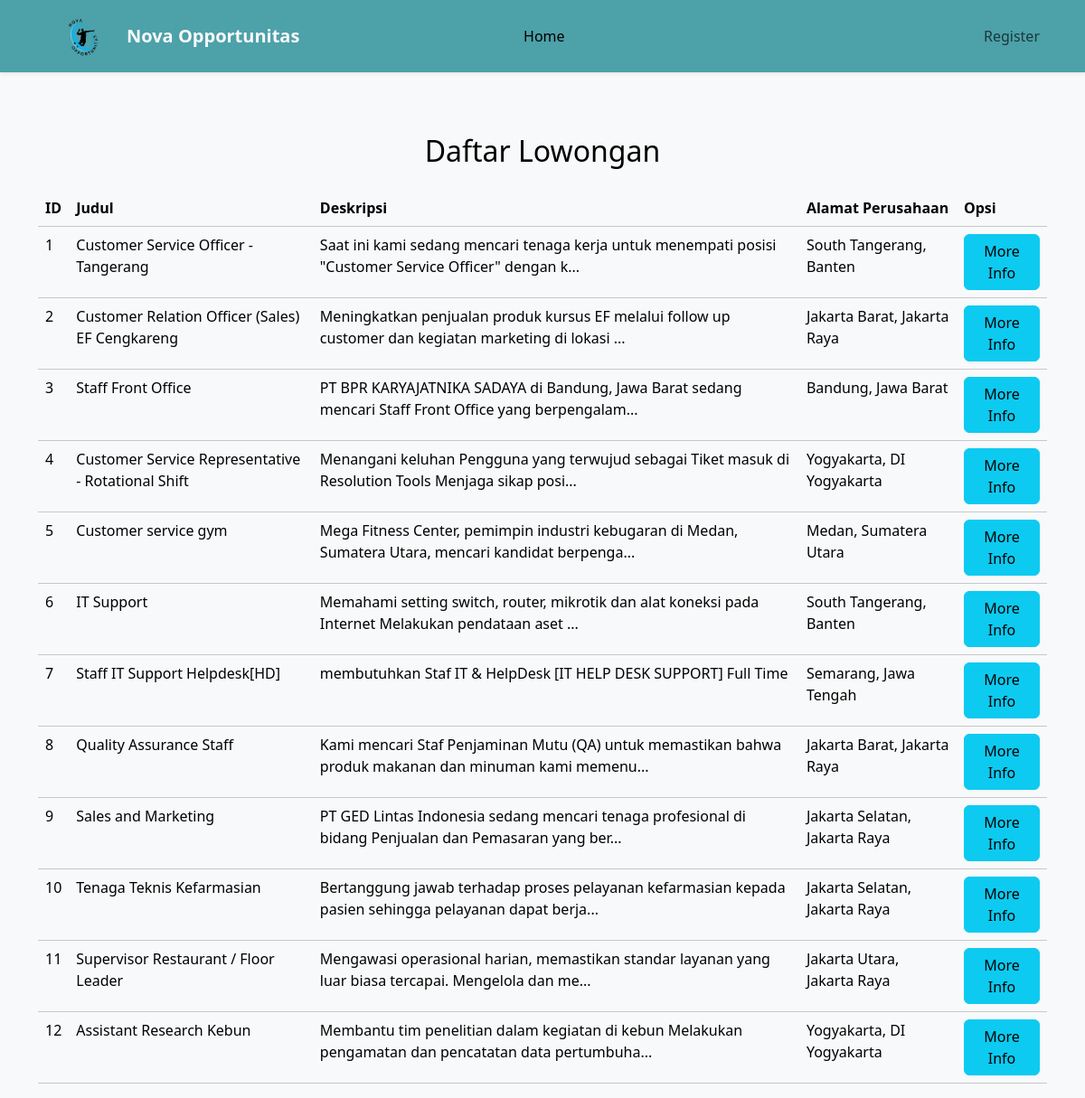
The page /lowongan on the database its author committed.
### tables this page shows
CREATE TABLE lowongan (
            id INTEGER PRIMARY KEY AUTOINCREMENT,
            title TEXT NOT NULL,
            description TEXT NOT NULL,
            gaji TEXT,  -- Ganti salary dengan gaji
            company_address TEXT,
            logo TEXT, 
            status TEXT DEFAULT 'pending'
        , syarat TEXT, name TEXT NOT NULL DEFAULT '', kategori TEXT);

### loker.py (the view)
@app.route('/lowongan')
def lowongan():
    approved_jobs_dict = get_approved_lowongan()
    approved_jobs_list = []
    for kategori, job_list in approved_jobs_dict.items():
        for job in job_list:
            job["kategori"] = kategori  # Tambahkan kategori ke dalam data lowongan
            approved_jobs_list.append(job)
    return render_template('lowongan.html', jobs=approved_jobs_list)

### loker.py (called while the page is built)
def get_db():
    conn = sqlite3.connect(DATABASE)
    conn.row_factory = sqlite3.Row  # Agar hasil query bisa diakses seperti dictionary
    return conn

### templates/lowongan.html (shortened to what this page needs)
{% extends 'base.html' %}
{% block content %}
<div class="container mt-5">
    <h2 class="mb-4 text-center">Daftar Lowongan</h2>
    {% if jobs %}
        <table class="table table-hover table-light">
            <thead>
                <tr>
                    <th scope="col">ID</th>
                    <th scope="col">Judul</th>
                    <th scope="col">Deskripsi</th>
                    <th scope="col">Alamat Perusahaan</th>
                    <th scope="col">Opsi</th>
                </tr>
            </thead>
            <tbody>
                {% for job in jobs %}
                    <tr>
                        <td>{{ loop.index }}</td>
                        <td>{{ job['title'] }}</td>
                        <td>
                            {{ job['description'][:100] }}{% if job['description']|length > 100 %}...{% endif %}
                        </td>
                        <td>{{ job['company_address'] }}</td>
                        <td>
                            <a href="{{ url_for('job_detail', job_id=job['id']) }}" class="btn btn-outline btn-info">
                                More Info
                            </a>
                        </td>
                    </tr>
                {% endfor %}
            </tbody>
        </table>
    {% else %}
        <p class="text-light">Belum ada lowongan yang tersedia.</p>
    {% endif %}
</div>
{% endblock %}

### static/css/style.css (style rules this page uses)
body { background-color: #f8f9fa; color: black; }

### rows shown on the page
lowongan: title "Customer Service Officer - Tangerang", description "Saat ini kami sedang mencari tenaga kerja untuk menempati posisi \"Customer Service Officer\" dengan k", company_address "South Tangerang, Banten"
lowongan: title "Customer Relation Officer (Sales) EF Cengkareng", description "Meningkatkan penjualan produk kursus EF melalui follow up customer dan kegiatan marketing di lokasi", company_address "Jakarta Barat, Jakarta Raya"
lowongan: title "Staff Front Office", description "PT BPR KARYAJATNIKA SADAYA di Bandung, Jawa Barat sedang mencari Staff Front Office yang berpengalam", company_address "Bandung, Jawa Barat"
lowongan: title "Customer Service Representative - Rotational Shift", description "Menangani keluhan Pengguna yang terwujud sebagai Tiket masuk di Resolution Tools Menjaga sikap posi", company_address "Yogyakarta, DI Yogyakarta"
lowongan: title "Customer service gym", description "Mega Fitness Center, pemimpin industri kebugaran di Medan, Sumatera Utara, mencari kandidat berpenga", company_address "Medan, Sumatera Utara"
lowongan: title "IT Support", description "Memahami setting switch, router, mikrotik dan alat koneksi pada Internet Melakukan pendataan aset", company_address "South Tangerang, Banten"
lowongan: title "Staff IT Support Helpdesk[HD]", description "membutuhkan Staf IT & HelpDesk [IT HELP DESK SUPPORT] Full Time", company_address "Semarang, Jawa Tengah"
lowongan: title "Quality Assurance Staff", description "Kami mencari Staf Penjaminan Mutu (QA) untuk memastikan bahwa produk makanan dan minuman kami memenu", company_address "Jakarta Barat, Jakarta Raya"
lowongan: title "Sales and Marketing", description "PT GED Lintas Indonesia sedang mencari tenaga profesional di bidang Penjualan dan Pemasaran yang ber", company_address "Jakarta Selatan, Jakarta Raya"
lowongan: title "Tenaga Teknis Kefarmasian", description "Bertanggung jawab terhadap proses pelayanan kefarmasian kepada pasien sehingga pelayanan dapat berja", company_address "Jakarta Selatan, Jakarta Raya"
lowongan: title "Supervisor Restaurant / Floor Leader", description "Mengawasi operasional harian, memastikan standar layanan yang luar biasa tercapai. Mengelola dan me", company_address "Jakarta Utara, Jakarta Raya"
lowongan: title "Assistant Research Kebun", description "Membantu tim penelitian dalam kegiatan di kebun Melakukan pengamatan dan pencatatan data pertumbuha", company_address "Yogyakarta, DI Yogyakarta"
